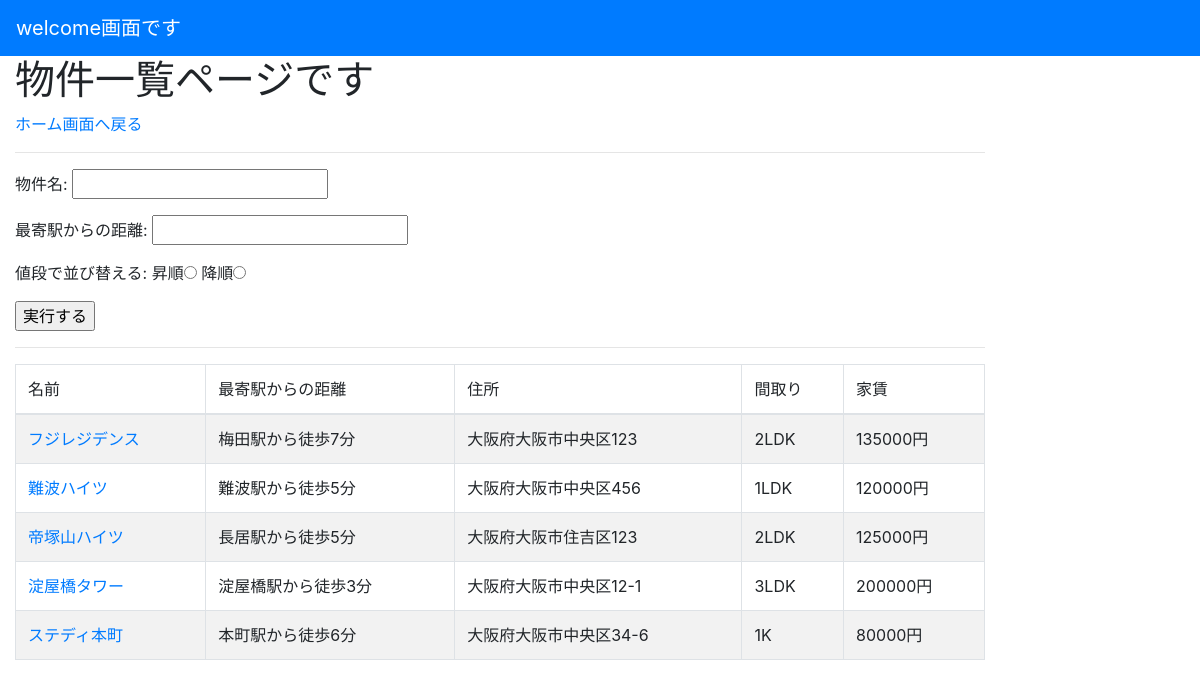
/house/list_house/, run on the app's committed database.
### house/models.py (models this page shows)
class BaseModel(models.Model):
  create_at = models.DateTimeField()
  update_at = models.DateTimeField()
  class Meta:
    abstract = True #abstractクラスとして抽象的なモデルを作成※実際のモデルは下に定義

class Housings(BaseModel):
  name = models.CharField(max_length=255)
  price = models.IntegerField()
  zip_code = models.IntegerField(null=True)
  address = models.CharField(max_length=100, null=True)
  distance = models.CharField(max_length=30, null=True)
  floor = models.CharField(max_length=10, null=True)
  house_kind = models.CharField(max_length=20, null=True)
  constraction = models.IntegerField(null=True)
  floor_number = models.IntegerField(null=True)
  picture = models.ForeignKey(
    'HousingPictures', on_delete=models.CASCADE, blank=True, null=True
  )
  class Meta:
    db_table = 'housing'

### house/views.py (the view)
# urls.py: path('list_house/', HousingListView.as_view(), name='list_house'),
class HousingListView(ListView):
  model = Housings #一覧表示するモデル
  template_name = 'house/list_house.html' #表示するテンプレートの名前
  def get_queryset(self):
    query = super().get_queryset()
    name = self.request.GET.get('housing.name', None)
    if name:
      query = query.filter(
        name__icontains = name
      )
    distance = self.request.GET.get('housing.distance', None)
    if distance:
      query = query.filter(
        distance__icontains = distance
      )
    order_by_price = self.request.GET.get('order_by_price', 0)
    if order_by_price == '1':
      query = query.order_by('price')
    elif order_by_price == '2':
      query = query.order_by('-price')
    return query
  def get_context_data(self, **kwargs):
    context = super().get_context_data(**kwargs)
    context['housing.name'] = self.request.GET.get('housing.name', '')
    context['housing.distance'] = self.request.GET.get('housing.distance', '')
    order_by_price = self.request.GET.get('order_by_price')
    if order_by_price == '1':
      context['ascending'] = True
    elif order_by_price == '2':
      context['descending'] = True
    return context

### templates/house/list_house.html (shortened to what this page needs)
{% extends 'base.html' %}
{% block content %}
<div class="col-10 offset-0">
<h1>物件一覧ページです</h1>
<p><a href='{% url 'account:home' %}'>ホーム画面へ戻る</a></p>
<hr>
<form method='get' action='{% url 'house:list_house' %}'>
  <p>物件名: <input type='text' name='housing.name' value='{{ housing.name }}'/></p>
  <p>最寄駅からの距離: <input type='text' name='housing.distance' value='{{ housing.distance }}'/></p>
  <p>値段で並び替える:
    昇順<input type='radio' name='order_by_price' value='1' {% if ascending %}checked{% endif %}>
    降順<input type='radio' name='order_by_price' value='2' {% if descending %}checked{% endif %}>
  </p>
  <p><input type='submit' value='実行する'/></p>
</form>
<hr>
<table class="table table-striped table-bordered">
<thead>
  <tr>
      <td>名前</td>
      <td>最寄駅からの距離</td>
      <td>住所</td>
      <td>間取り</td>
      <td>家賃</td>
  </tr>
</thead>
<tbody>
{% for housing in object_list %}
  <tr>
    <td><a href='{% url 'house:house_detail' pk=housing.id %}'>{{ housing.name }}</a></td>
    <td>{{ housing.distance }}</td>
    <td>{{ housing.address }}</td>
    <td>{{ housing.floor }}</td>
    <td>{{ housing.price }}円</td>
  </tr>
{% endfor %}
</tbody>
{% endblock %}

### data on the page
Housings: name "フジレジデンス", distance "梅田駅から徒歩7分", address "大阪府大阪市中央区123", floor "2LDK", price "135000"
Housings: name "難波ハイツ", distance "難波駅から徒歩5分", address "大阪府大阪市中央区456", floor "1LDK", price "120000"
Housings: name "帝塚山ハイツ", distance "長居駅から徒歩5分", address "大阪府大阪市住吉区123", floor "2LDK", price "125000"
Housings: name "淀屋橋タワー", distance "淀屋橋駅から徒歩3分", address "大阪府大阪市中央区12-1", floor "3LDK", price "200000"
Housings: name "ステディ本町", distance "本町駅から徒歩6分", address "大阪府大阪市中央区34-6", floor "1K", price "80000"
